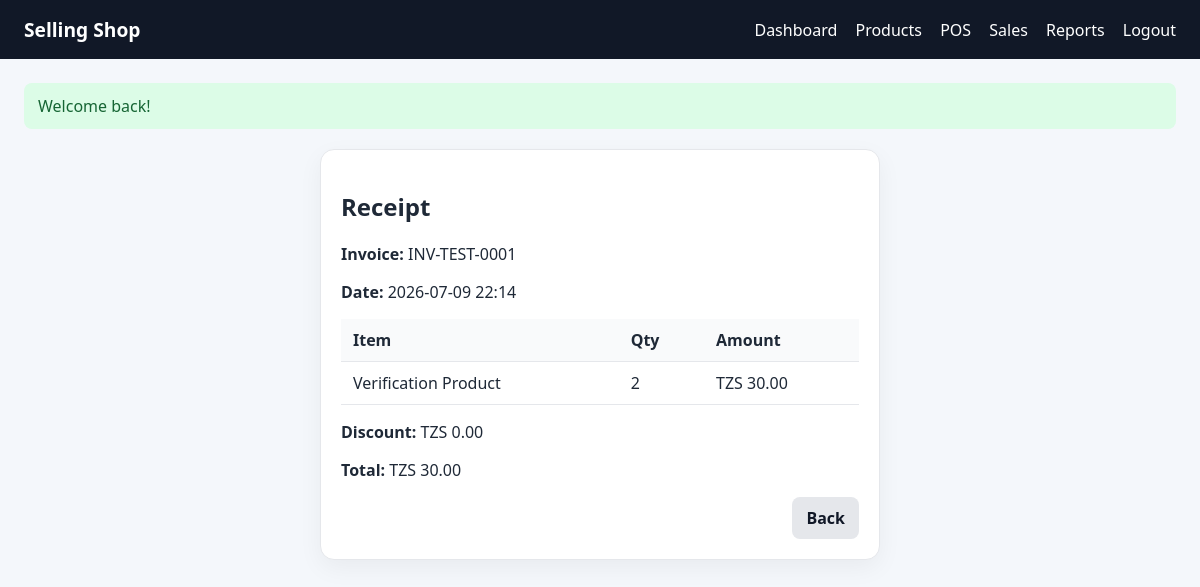
Screenshot of /index.php?action=sales/receipt&id=3 (signed in) with the database file from the repository.
### tables this page shows
CREATE TABLE sales (
        id INTEGER PRIMARY KEY AUTOINCREMENT,
        invoice_number TEXT NOT NULL UNIQUE,
        cashier_id INTEGER NOT NULL,
        subtotal REAL NOT NULL DEFAULT 0,
        discount REAL NOT NULL DEFAULT 0,
        tax REAL NOT NULL DEFAULT 0,
        total REAL NOT NULL DEFAULT 0,
        revenue REAL NOT NULL DEFAULT 0,
        profit REAL NOT NULL DEFAULT 0,
        payment_method TEXT NOT NULL DEFAULT 'cash',
        status TEXT NOT NULL DEFAULT 'completed',
        created_at DATETIME DEFAULT CURRENT_TIMESTAMP,
        FOREIGN KEY(cashier_id) REFERENCES users(id)
    );

CREATE TABLE sale_items (
        id INTEGER PRIMARY KEY AUTOINCREMENT,
        sale_id INTEGER NOT NULL,
        product_id INTEGER NOT NULL,
        product_name TEXT NOT NULL,
        quantity INTEGER NOT NULL,
        unit_price REAL NOT NULL,
        buying_price REAL NOT NULL,
        profit REAL NOT NULL,
        total REAL NOT NULL,
        created_at DATETIME DEFAULT CURRENT_TIMESTAMP,
        FOREIGN KEY(sale_id) REFERENCES sales(id),
        FOREIGN KEY(product_id) REFERENCES products(id)
    );

### app/Controllers/Controller.php (called while the page is built, shortened)
<?php
class Controller {
    protected function render(string $view, array $data = []): void {
        extract($data);
        $viewFile = base_path('app/Views/' . str_replace('.', '/', $view) . '.php');
        include base_path('app/Views/partials/header.php');
        include $viewFile;
        include base_path('app/Views/partials/footer.php');
    }
}

### app/Controllers/SaleController.php (called while the page is built, shortened)
<?php
require_once base_path('app/Controllers/Controller.php');
require_once base_path('app/Models/Sale.php');
require_once base_path('app/Models/SaleItem.php');
class SaleController extends Controller {
    public function receipt(): void {
        $sale = (new Sale())->findById((int)($_GET['id'] ?? 0));
        $items = (new SaleItem())->findBySale((int)$sale['id']);
        $this->render('sales/receipt', ['sale' => $sale, 'items' => $items]);
    }
}

### public/index.php (called while the page is built, shortened)
<?php
require_once __DIR__ . '/../config/bootstrap.php';
require_once base_path('app/Controllers/Controller.php');
require_once base_path('app/Controllers/SaleController.php');
$action = $_GET['action'] ?? 'dashboard';
$routes = [
    'dashboard' => ['DashboardController', 'index'],
    'login' => ['AuthController', 'loginForm'],
    'do-login' => ['AuthController', 'login'],
    'logout' => ['AuthController', 'logout'],
    'products' => ['ProductController', 'index'],
    'products/form' => ['ProductController', 'form'],
    'products/save' => ['ProductController', 'save'],
    'products/show' => ['ProductController', 'show'],
    'products/delete' => ['ProductController', 'delete'],
    'products/restore' => ['ProductController', 'restore'],
    'sales/pos' => ['SaleController', 'pos'],
    'sales/add-to-cart' => ['SaleController', 'addToCart'],
    'sales/update-cart' => ['SaleController', 'updateCart'],
    'sales/remove-item' => ['SaleController', 'removeItem'],
    'sales/checkout' => ['SaleController', 'checkout'],
    'sales/cancel' => ['SaleController', 'cancel'],
    'sales/hold' => ['SaleController', 'hold'],
    'sales/resume' => ['SaleController', 'resume'],
    'sales/history' => ['SaleController', 'history'],
    'sales/show' => ['SaleController', 'show'],
    'sales/receipt' => ['SaleController', 'receipt'],
    'sales/invoice' => ['SaleController', 'invoice'],
    'reports' => ['ReportController', 'index'],
];
[$controllerName, $method] = $routes[$action];
$controller = new $controllerName();
$controller->$method();

### config/bootstrap.php (called while the page is built, shortened)
<?php
function base_path(string $path = ''): string {
    return APP_ROOT . ($path ? '/' . ltrim($path, '/') : '');
}
function url(string $path = ''): string {
    $path = ltrim($path, '/');
    return $path ? 'index.php?action=' . $path : 'index.php';
}
function formatCurrency(float $amount): string {
    return 'TZS ' . number_format($amount, 2);
}
function getDb(): PDO {
    static $pdo = null;
    if ($pdo) {
        return $pdo;
    }
    $dbFile = getenv('DB_PATH') ?: base_path('storage/app.sqlite');
    $pdo = new PDO('sqlite:' . $dbFile);
    $pdo->setAttribute(PDO::ATTR_ERRMODE, PDO::ERRMODE_EXCEPTION);
    $pdo->setAttribute(PDO::ATTR_DEFAULT_FETCH_MODE, PDO::FETCH_ASSOC);
    return $pdo;
}

### app/Models/Model.php (called while the page is built, shortened)
<?php
class Model {
    public function __construct() {
        $this->db = getDb();
    }
}

### app/Models/Sale.php (called while the page is built, shortened)
<?php
require_once base_path('app/Models/Model.php');
class Sale extends Model {
    public function findById(int $id): ?array {
        $stmt = $this->db->prepare('SELECT s.*, u.name as cashier_name FROM sales s LEFT JOIN users u ON u.id = s.cashier_id WHERE s.id = :id LIMIT 1');
        $stmt->execute(['id' => $id]);
        $sale = $stmt->fetch();
        return $sale ?: null;
    }
}

### app/Models/SaleItem.php (called while the page is built, shortened)
<?php
require_once base_path('app/Models/Model.php');
class SaleItem extends Model {
    public function findBySale(int $saleId): array {
        $stmt = $this->db->prepare('SELECT * FROM sale_items WHERE sale_id = :sale_id ORDER BY id ASC');
        $stmt->execute(['sale_id' => $saleId]);
        return $stmt->fetchAll();
    }
}

### app/Views/sales/receipt.php (the view)
<div class="card" style="max-width:560px;margin:20px auto;">
    <h2>Receipt</h2>
    <p><strong>Invoice:</strong> <?= htmlspecialchars($sale['invoice_number']) ?></p>
    <p><strong>Date:</strong> <?= htmlspecialchars(substr($sale['created_at'], 0, 16)) ?></p>
    <table class="table">
        <thead><tr><th>Item</th><th>Qty</th><th>Amount</th></tr></thead>
        <tbody>
        <?php foreach ($items as $item): ?>
            <tr>
                <td><?= htmlspecialchars($item['product_name']) ?></td>
                <td><?= (int)$item['quantity'] ?></td>
                <td><?= formatCurrency((float)$item['total']) ?></td>
            </tr>
        <?php endforeach; ?>
        </tbody>
    </table>
    <p><strong>Discount:</strong> <?= formatCurrency((float)$sale['discount']) ?></p>
    <p><strong>Total:</strong> <?= formatCurrency((float)$sale['total']) ?></p>
    <div class="right">
        <a class="btn btn-secondary" href="<?= url('sales/history') ?>">Back</a>
    </div>
</div>

### public/assets/styles.css (style rules this page uses)
:root { --bg:#f4f7fb;--card:#fff;--text:#1f2937;--muted:#6b7280;--primary:#2563eb;--accent:#10b981;--danger:#dc2626;--warning:#f59e0b;--border:#e5e7eb }
* { box-sizing:border-box;font-family:Segoe UI,Arial,sans-serif }
body { margin:0;background:var(--bg);color:var(--text) }
.card { background:var(--card);border:1px solid var(--border);border-radius:14px;padding:20px;box-shadow:0 8px 24px rgba(0,0,0,.05);margin-bottom:18px }
.table { width:100%;border-collapse:collapse }
.table th,.table td { padding:10px 12px;border-bottom:1px solid var(--border);text-align:left }
.table th { background:#f9fafb }
.btn { display:inline-block;padding:10px 14px;border:none;border-radius:8px;text-decoration:none;cursor:pointer;font-weight:600 }
.btn-secondary { background:#e5e7eb;color:#111827 }
.right { display:flex;justify-content:flex-end;gap:8px }

### rows the page displays
sales: invoice_number "INV-TEST-0001", created_at "2026-07-09 22:14", discount "TZS 0.00", total "TZS 30.00"
sale_items: product_name "Verification Product", quantity "2", total "TZS 30.00"

### other values shown
$message "Welcome back!"
